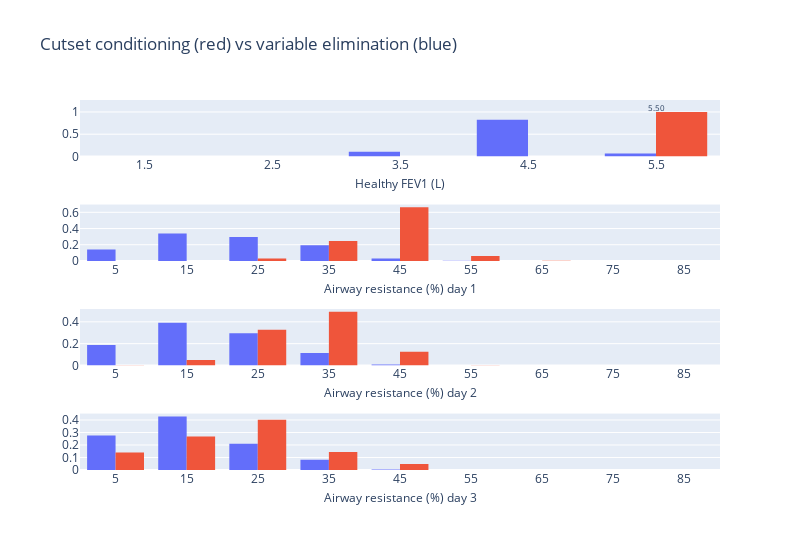

Notebook code for this chart:
### Code cell
fig = make_subplots(rows=4, cols=1, vertical_spacing=0.13)
# Add HFEV1
ih.plot_histogram(
    fig, HFEV1, res[HFEV1.name].values, HFEV1.a, HFEV1.b, 1, 1, annot=False
)
ih.plot_histogram(fig, AR, res[AR_vars[0].name].values, AR.a, AR.b, 2, 1, annot=False)
ih.plot_histogram(fig, AR, res[AR_vars[1].name].values, AR.a, AR.b, 3, 1, annot=False)
ih.plot_histogram(fig, AR, res[AR_vars[2].name].values, AR.a, AR.b, 4, 1, annot=False)

# Add HFEV1
ih.plot_histogram(
    fig, HFEV1, p_M_given_D_full, HFEV1.a, HFEV1.b, 1, 1, title=HFEV1.name
)
ih.plot_histogram(
    fig,
    AR,
    AR_dist_given_M_matrix[0, :, 0],
    AR.a,
    AR.b,
    2,
    1,
    title=f"{AR.name} day 1",
    annot=False,
)
ih.plot_histogram(
    fig,
    AR,
    AR_dist_given_M_matrix[1, :, 0],
    AR.a,
    AR.b,
    3,
    1,
    title=f"{AR.name} day 2",
    annot=False,
)
ih.plot_histogram(
    fig,
    AR,
    AR_dist_given_M_matrix[2, :, 0],
    AR.a,
    AR.b,
    4,
    1,
    title=f"{AR.name} day 3",
    annot=False,
)

# Set colour for first 3 traces to blue, and last 3 to red
for i in range(4):
    fig.data[i].marker.color = "#636EFA"
    fig.data[i + 4].marker.color = "#EF553B"
# Reduce x axis title font size
fig.update_xaxes(title_font=dict(size=12), title_standoff=7)

# Hide legend
title = "Cutset conditioning (red) vs variable elimination (blue)"
fig.update_layout(showlegend=False, height=550, width=800, title=title)
fig.show()

### Figure 1 — Plotly figure (JSON) as saved in the notebook; plotly's stock layout.template omitted (floating-point values rounded to 4 significant figures)
{"data": [{"histfunc": "sum", "marker": {"color": "#636EFA"}, "type": "histogram", "x": [1, 2, 3, 4, 5], "xaxis": "x", "xbins": {"end": 6, "size": 1, "start": 1}, "y": [0, 0, 0.1063, 0.8252, 0.06849], "yaxis": "y"}, {"histfunc": "sum", "marker": {"color": "#636EFA"}, "type": "histogram", "x": [0, 10, 20, 30, 40, 50, 60, 70, 80], "xaxis": "x2", "xbins": {"end": 90, "size": 10, "start": 0}, "y": [0.1417, 0.338, 0.2946, 0.1937, 0.0308, 0.001147, 2.251e-05, 2.767e-07, 4.458e-10], "yaxis": "y2"}, {"histfunc": "sum", "marker": {"color": "#636EFA"}, "type": "histogram", "x": [0, 10, 20, 30, 40, 50, 60, 70, 80], "xaxis": "x3", "xbins": {"end": 90, "size": 10, "start": 0}, "y": [0.1879, 0.3912, 0.2964, 0.1149, 0.009479, 9.892e-05, 2.672e-07, 0, 0], "yaxis": "y3"}, {"histfunc": "sum", "marker": {"color": "#636EFA"}, "type": "histogram", "x": [0, 10, 20, 30, 40, 50, 60, 70, 80], "xaxis": "x4", "xbins": {"end": 90, "size": 10, "start": 0}, "y": [0.2761, 0.4287, 0.2091, 0.08263, 0.003415, 0, 0, 0, 0], "yaxis": "y4"}, {"histfunc": "sum", "marker": {"color": "#EF553B"}, "type": "histogram", "x": [1, 2, 3, 4, 5], "xaxis": "x", "xbins": {"end": 6, "size": 1, "start": 1}, "y": [0, 0, 0, 0, 1], "yaxis": "y"}, {"histfunc": "sum", "marker": {"color": "#EF553B"}, "type": "histogram", "x": [0, 10, 20, 30, 40, 50, 60, 70, 80], "xaxis": "x2", "xbins": {"end": 90, "size": 10, "start": 0}, "y": [7.149e-07, 7.067e-05, 0.03021, 0.2451, 0.6614, 0.05984, 0.003318, 7.897e-05, 2.153e-07], "yaxis": "y2"}, {"histfunc": "sum", "marker": {"color": "#EF553B"}, "type": "histogram", "x": [0, 10, 20, 30, 40, 50, 60, 70, 80], "xaxis": "x3", "xbins": {"end": 90, "size": 10, "start": 0}, "y": [0.003078, 0.05051, 0.3264, 0.4914, 0.1255, 0.003016, 1.751e-05, 0, 0], "yaxis": "y3"}, {"histfunc": "sum", "marker": {"color": "#EF553B"}, "type": "histogram", "x": [0, 10, 20, 30, 40, 50, 60, 70, 80], "xaxis": "x4", "xbins": {"end": 90, "size": 10, "start": 0}, "y": [0.1396, 0.2671, 0.4019, 0.1437, 0.04769, 0, 0, 0, 0], "yaxis": "y4"}], "layout": {"annotations": [{"font": {"size": 8}, "showarrow": false, "text": "5.50", "x": 5.5, "xref": "x", "y": 1.1, "yref": "y"}], "height": 550, "showlegend": false, "title": {"text": "Cutset conditioning (red) vs variable elimination (blue)"}, "width": 800, "xaxis": {"anchor": "y", "domain": [0, 1], "nticks": 20, "range": [1, 6], "title": {"font": {"size": 12}, "standoff": 7, "text": "Healthy FEV1 (L)"}}, "xaxis2": {"anchor": "y2", "domain": [0, 1], "nticks": 20, "range": [0, 90], "title": {"font": {"size": 12}, "standoff": 7, "text": "Airway resistance (%) day 1"}}, "xaxis3": {"anchor": "y3", "domain": [0, 1], "nticks": 20, "range": [0, 90], "title": {"font": {"size": 12}, "standoff": 7, "text": "Airway resistance (%) day 2"}}, "xaxis4": {"anchor": "y4", "domain": [0, 1], "nticks": 20, "range": [0, 90], "title": {"font": {"size": 12}, "standoff": 7, "text": "Airway resistance (%) day 3"}}, "yaxis": {"anchor": "x", "domain": [0.8475, 1]}, "yaxis2": {"anchor": "x2", "domain": [0.565, 0.7175]}, "yaxis3": {"anchor": "x3", "domain": [0.2825, 0.435]}, "yaxis4": {"anchor": "x4", "domain": [0, 0.1525]}}}
